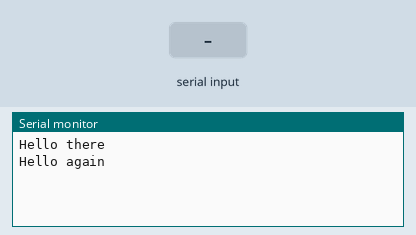
The sketch below on a simulated Arduino Uno, built with avr-gcc and run on an emulated ATmega328P. Parts: the last lines printed to the serial monitor. Inputs (shaded band) come from the test bench.

Above: at 1.2 s.
1.3 s: "1" received over the second serial link
At 1.9 s:
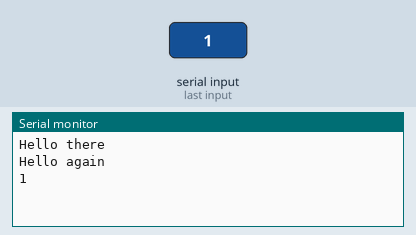
2.8 s: "0" received over the second serial link
At 4.2 s:
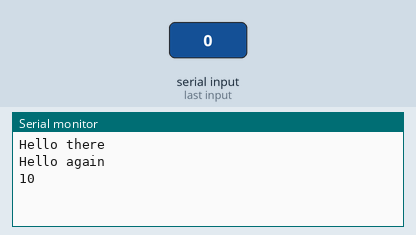

Measured:
- after the input at 1.3 s, the serial monitor: prints a new line at once (image 1)
- after the input at 2.8 s, the serial monitor: prints a new line at once (image 2)

The sketch:

res_232.ino
```cpp
#include <SoftwareSerial.h>

SoftwareSerial ardSerial(7, 6); //232_TX, 232_RX

void setup() {
	// Open serial communications and wait for the port to open
	Serial.begin(9600);

	Serial.println("Hello there");

	Serial.begin(9600);

	Serial.println("Hello again");
}

void loop() {
	if (ardSerial.available())
		Serial.write(ardSerial.read());
	if (Serial.available())
		ardSerial.write(Serial.read());
}
```
